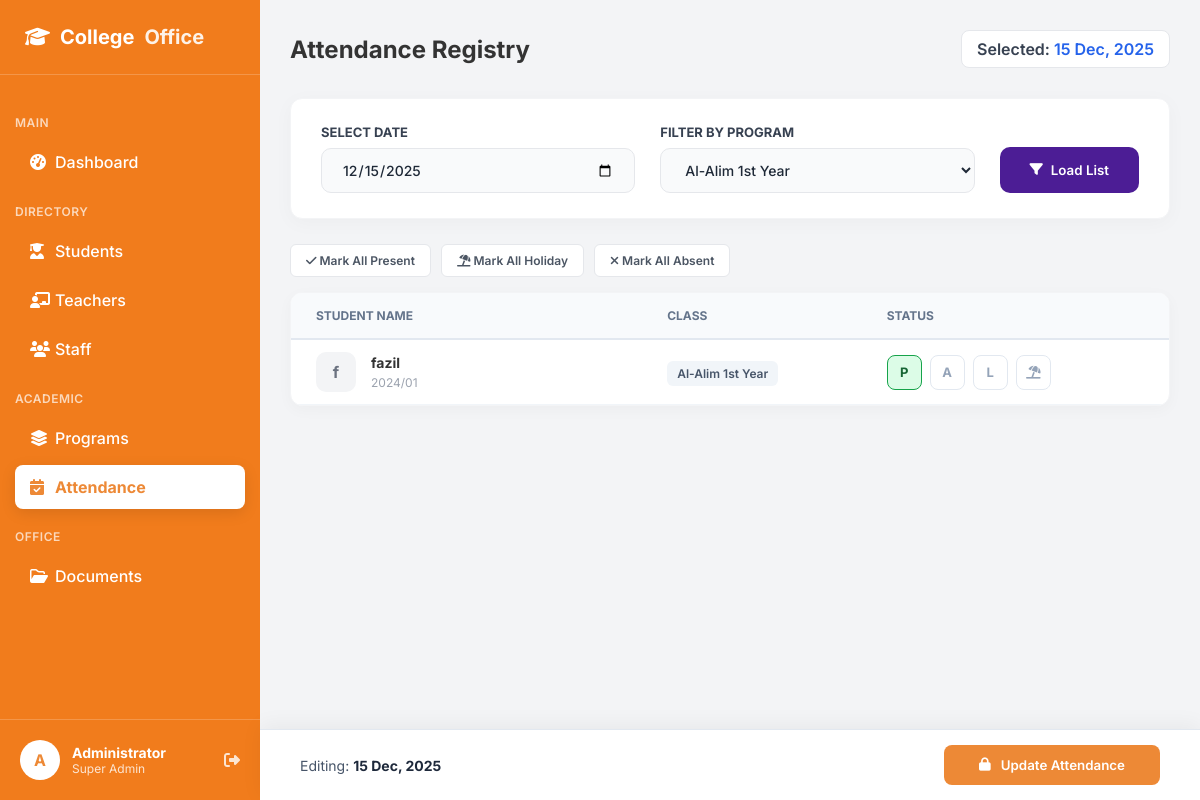
Screenshot of /attendance.php?class_year=Al-Alim 1st Year (signed in) with the database file from the repository.
### tables this page shows
CREATE TABLE `students` (
  `student_id` int(11) NOT NULL,
  `full_name` varchar(100) NOT NULL,
  `gender` enum('Male','Female') DEFAULT NULL,
  `dob` date DEFAULT NULL,
  `blood_group` varchar(5) DEFAULT NULL,
  `admission_no` varchar(20) DEFAULT NULL,
  `class_year` varchar(50) DEFAULT NULL,
  `status` enum('Active','Inactive','Graduated') DEFAULT 'Active',
  `admission_date` date DEFAULT NULL,
  `created_at` timestamp NOT NULL DEFAULT current_timestamp(),
  `phone` varchar(20) DEFAULT NULL,
  `emergency_phone` varchar(20) DEFAULT NULL,
  `email` varchar(100) DEFAULT NULL,
  `address` text DEFAULT NULL,
  `health_issues` text DEFAULT NULL,
  `photo` varchar(255) DEFAULT NULL,
  `father_name` varchar(100) DEFAULT NULL,
  `mother_name` varchar(100) DEFAULT NULL
);

### attendance.php (the view, shortened to what this page needs)
<?php
include 'db_conn.php';
$filter_class = isset($_GET['class_year']) ? $_GET['class_year'] : 'All';
$selected_date = isset($_GET['date']) ? $_GET['date'] : date('Y-m-d');
$query = "SELECT * FROM students WHERE status='Active'";
if ($filter_class != '' && $filter_class != 'All') {
    $query .= " AND class_year = '$filter_class'";
}
$query .= " ORDER BY admission_no ASC";
$students = mysqli_query($conn, $query);
$check_date_sql = "SELECT * FROM attendance WHERE date = '$selected_date' LIMIT 1";
$is_existing = (mysqli_num_rows(mysqli_query($conn, $check_date_sql)) > 0);
$btn_text = $is_existing ? "Update Attendance" : "Save Attendance";
?>
<!DOCTYPE html>
<html lang="en">
<head>
    <link rel="stylesheet" href="https://cdnjs.cloudflare.com/ajax/libs/font-awesome/6.4.0/css/all.min.css">
    <link rel="stylesheet" href="dashboard.css">
</head>
<body>
    <div class="dashboard-container">
        <?php $page = 'attendance';
        include 'sidebar.php'; ?>
        <main class="main-content">
            <header class="top-header">
                <h2>Attendance Registry</h2>
                <div class="header-right">
                    <div style="background:white; padding:8px 15px; border-radius:8px; border:1px solid #E5E7EB; font-weight:600; color:#374151;">
                        Selected: <span style="color:#2563EB;"><?php echo date('d M, Y', strtotime($selected_date)); ?></span>
                    </div>
                </div>
            </header>
            <form method="GET" action="">
                <div class="filters-card">
                    <div class="filter-group">
                        <label>Select Date</label>
                        <input type="date" name="date" class="filter-input" value="<?php echo $selected_date; ?>">
                    </div>
                    <div class="filter-group">
                        <label>Filter by Program</label>
                        <select name="class_year" class="filter-input">
                            <option value="Al-Alim 1st Year" <?php if ($filter_class == 'Al-Alim 1st Year') echo 'selected'; ?>>Al-Alim 1st Year</option>
                        </select>
                    </div>
                    <button type="submit" class="btn-load">
                        <i class="fa-solid fa-filter"></i> Load List
                    </button>
                </div>
            </form>
            <form method="POST" action="" id="attForm">
                <?php if (mysqli_num_rows($students) > 0) { ?>
                    <div class="quick-actions">
                        <button type="button" class="btn-quick" onclick="markAll('Present')"><i class="fa-solid fa-check"></i> Mark All Present</button>
                        <button type="button" class="btn-quick" onclick="markAll('Holiday')"><i class="fa-solid fa-umbrella-beach"></i> Mark All Holiday</button>
                        <button type="button" class="btn-quick" onclick="markAll('Absent')"><i class="fa-solid fa-xmark"></i> Mark All Absent</button>
                    </div>
                    <div class="attendance-card">
                        <table class="att-table">
                            <thead>
                                <tr>
                                    <th style="width: 40%;">Student Name</th>
                                    <th style="width: 25%;">Class</th>
                                    <th style="width: 35%;">Status</th>
                                </tr>
                            </thead>
                            <tbody>
                                <?php
                                while ($row = mysqli_fetch_assoc($students)) {
                                    $sid = $row['student_id'];
                                    $initial = substr($row['full_name'], 0, 1);
                                    $status_sql = "SELECT status FROM attendance WHERE student_id='$sid' AND date='$selected_date'";
                                    $res = mysqli_query($conn, $status_sql);
                                    $existing = mysqli_fetch_assoc($res);
                                    $status = $existing ? $existing['status'] : 'Present';
                                ?>
                                    <tr>
                                        <td>
                                            <div class="student-profile">
                                                <div class="st-avatar"><?php echo $initial; ?></div>
                                                <div class="st-info">
                                                    <h4 style="margin:0; font-size:14px;"><?php echo $row['full_name']; ?></h4>
                                                    <span style="font-size:12px; color:#9CA3AF;"><?php echo $row['admission_no']; ?></span>
                                                </div>
                                            </div>
                                        </td>
                                        <td>
                                            <span style="font-weight:600; color:#475569; background:#F1F5F9; padding:5px 10px; border-radius:6px; font-size:12px;">
                                                <?php echo $row['class_year']; ?>
                                            </span>
                                        </td>
                                        <td>
                                            <div class="status-options">
                                                <label title="Present"><input type="radio" name="status[<?php echo $sid; ?>]" value="Present" class="status-radio" <?php if ($status == 'Present') echo 'checked'; ?>>
                                                    <div class="status-label">P</div>
                                                </label>
                                                <label title="Absent"><input type="radio" name="status[<?php echo $sid; ?>]" value="Absent" class="status-radio" <?php if ($status == 'Absent') echo 'checked'; ?>>
                                                    <div class="status-label">A</div>
                                                </label>
                                                <label title="Late"><input type="radio" name="status[<?php echo $sid; ?>]" value="Late" class="status-radio" <?php if ($status == 'Late') echo 'checked'; ?>>
                                                    <div class="status-label">L</div>
                                                </label>
                                                <label title="Holiday"><input type="radio" name="status[<?php echo $sid; ?>]" value="Holiday" class="status-radio" <?php if ($status == 'Holiday') echo 'checked'; ?>>
                                                    <div class="status-label"><i class="fa-solid fa-umbrella-beach"></i></div>
                                                </label>
                                            </div>
                                        </td>
                                    </tr>
                                <?php } ?>
                            </tbody>
                        </table>
                    </div>
                    <div class="save-bar">
                        <div style="font-size:14px; color:#475569;">
                            Editing: <b style="color:#1E293B;"><?php echo date('d M, Y', strtotime($selected_date)); ?></b>
                        </div>
                        <button type="button" onclick="openSecurityModal()" class="btn-save">
                            <i class="fa-solid fa-lock"></i> <?php echo $btn_text; ?>
                        </button>
                    </div>
                <?php } else { ?>
                    <div style="text-align:center; padding:50px; background:white; border-radius:12px; border:1px dashed #E5E7EB; color:#6B7280;">
                        No active students found.
                    </div>
                <?php } ?>
            </form>
        </main>
    </div>
</body>
</html>

### dashboard.css (style rules this page uses)
* { margin: 0; padding: 0; box-sizing: border-box; font-family: 'Inter', sans-serif; }
body { background-color: #F3F4F6; color: #333; }
.dashboard-container { display: flex; min-height: 100vh; }
.main-content { margin-left: 260px; flex: 1; padding: 30px; }
.top-header { display: flex; justify-content: space-between; align-items: center; margin-bottom: 30px; }
.top-header h2 { font-size: 24px; font-weight: 700; }
.header-right { display: flex; align-items: center; gap: 20px; }

### attendance.php (style rules this page uses)
.filters-card { background: white; padding: 25px 30px; border-radius: 12px; box-shadow: 0 4px 20px rgba(0, 0, 0, 0.03); margin-bottom: 25px; display: flex; align-items: flex-end; gap: 25px; border: 1px solid #F3F4F6; }
.filter-group { display: flex; flex-direction: column; gap: 8px; flex: 1; }
.filter-group label { font-size: 13px; font-weight: 700; color: #374151; text-transform: uppercase; }
.filter-input { width: 100%; padding: 12px 20px; border: 1px solid #E5E7EB; border-radius: 10px; outline: none; color: #1F2937; font-size: 14px; font-weight: 500; background-color: #F9FAFB; }
.btn-load { background-color: #4C1D95; color: white; padding: 12px 30px; border: none; border-radius: 10px; cursor: pointer; font-weight: 600; height: 46px; display: flex; align-items: center; gap: 8px; }
.quick-actions { display: flex; gap: 10px; margin-bottom: 15px; }
.btn-quick { padding: 8px 15px; border-radius: 6px; border: 1px solid #E5E7EB; background: white; color: #4B5563; font-size: 12px; font-weight: 600; cursor: pointer; transition: 0.2s; }
.attendance-card { background: white; border-radius: 12px; box-shadow: 0 4px 15px rgba(0, 0, 0, 0.03); overflow: hidden; border: 1px solid #F3F4F6; margin-bottom: 100px; }
.att-table { width: 100%; border-collapse: collapse; }
.att-table th { padding: 15px 25px; background: #F8FAFC; color: #64748B; font-size: 12px; font-weight: 700; text-transform: uppercase; border-bottom: 2px solid #E2E8F0; text-align: left; }
.att-table td { padding: 12px 25px; border-bottom: 1px solid #F1F5F9; vertical-align: middle; }
.student-profile { display: flex; align-items: center; gap: 15px; }
.st-avatar { width: 40px; height: 40px; background: #F3F4F6; border-radius: 10px; display: flex; align-items: center; justify-content: center; font-weight: 700; color: #6B7280; }
.status-options { display: flex; gap: 8px; }
.status-label { width: 35px; height: 35px; border-radius: 8px; display: flex; align-items: center; justify-content: center; font-weight: 700; font-size: 13px; cursor: pointer; border: 1px solid #E2E8F0; color: #94A3B8; background: white; transition: 0.2s; }
.status-radio[value="Present"]:checked+.status-label { background: #DCFCE7; color: #166534; border-color: #16A34A; }
.save-bar { position: fixed; bottom: 0; right: 0; left: 260px; background: white; padding: 15px 40px; box-shadow: 0 -4px 20px rgba(0, 0, 0, 0.05); display: flex; justify-content: space-between; align-items: center; border-top: 1px solid #E2E8F0; z-index: 50; }
.btn-save { background-color: #ED8936; color: white; padding: 12px 35px; border-radius: 8px; border: none; font-weight: 600; cursor: pointer; display: flex; align-items: center; gap: 10px; }

### rows the page displays
students: full_name "f", full_name "fazil", admission_no "2024/01", class_year "Al-Alim 1st Year"

### other values shown
date('d M, Y', strtotime($selected_date)) "15 Dec, 2025"
$btn_text "Update Attendance"
